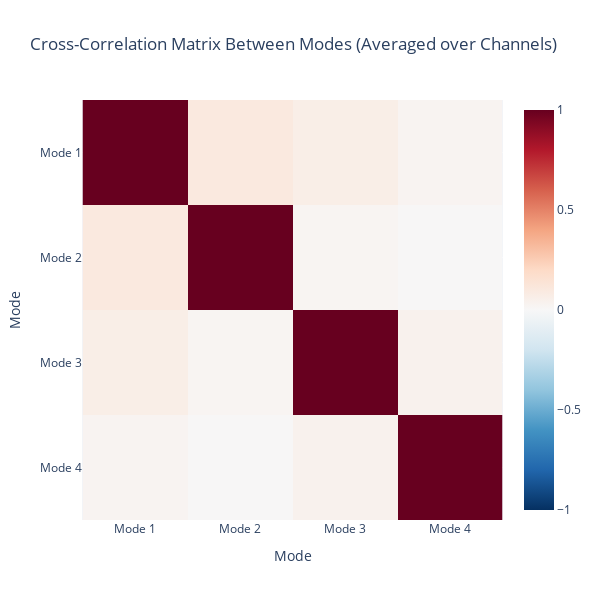

Source (notebook cell):
### Code cell
K, T, C = u.shape
mode_corr_matrix = np.zeros((K, K))

for k1 in range(K):
    for k2 in range(K):
        corr_sum = 0
        for c in range(C):
            x = u[k1, :, c].numpy()
            y = u[k2, :, c].numpy()
            corr, _ = pearsonr(x, y)  # Pearson correlation
            corr_sum += corr
        mode_corr_matrix[k1, k2] = corr_sum / C  # Average over channels

# Plot
labels = [f"Mode {k+1}" for k in range(K)]
fig = px.imshow(
    mode_corr_matrix,
    x=labels,
    y=labels,
    color_continuous_scale="RdBu_r",
    zmin=-1,
    zmax=1,
    title="Cross-Correlation Matrix Between Modes (Averaged over Channels)"
)
fig.update_layout(
    width=600,
    height=600,
    xaxis_title="Mode",
    yaxis_title="Mode"
)
fig.show()

### Figure 1 — Plotly figure (JSON) as saved in the notebook; plotly's stock layout.template omitted (floating-point values rounded to 4 significant figures)
{"data": [{"coloraxis": "coloraxis", "hovertemplate": "x: %{x}<br>y: %{y}<br>color: %{z}<extra></extra>", "name": "0", "type": "heatmap", "x": ["Mode 1", "Mode 2", "Mode 3", "Mode 4"], "xaxis": "x", "y": ["Mode 1", "Mode 2", "Mode 3", "Mode 4"], "yaxis": "y", "z": [[1.0, 0.09948, 0.06649, 0.02662], [0.09948, 1.0, 0.02137, 0.004426], [0.06649, 0.02137, 1.0, 0.04003], [0.02662, 0.004426, 0.04003, 1.0]]}], "layout": {"coloraxis": {"cmax": 1, "cmin": -1, "colorscale": [[0, "rgb(5,48,97)"], [0.1, "rgb(33,102,172)"], [0.2, "rgb(67,147,195)"], [0.3, "rgb(146,197,222)"], [0.4, "rgb(209,229,240)"], [0.5, "rgb(247,247,247)"], [0.6, "rgb(253,219,199)"], [0.7, "rgb(244,165,130)"], [0.8, "rgb(214,96,77)"], [0.9, "rgb(178,24,43)"], [1, "rgb(103,0,31)"]]}, "height": 600, "title": {"text": "Cross-Correlation Matrix Between Modes (Averaged over Channels)"}, "width": 600, "xaxis": {"anchor": "y", "constrain": "domain", "domain": [0, 1], "scaleanchor": "y", "title": {"text": "Mode"}}, "yaxis": {"anchor": "x", "autorange": "reversed", "constrain": "domain", "domain": [0, 1], "title": {"text": "Mode"}}}}
